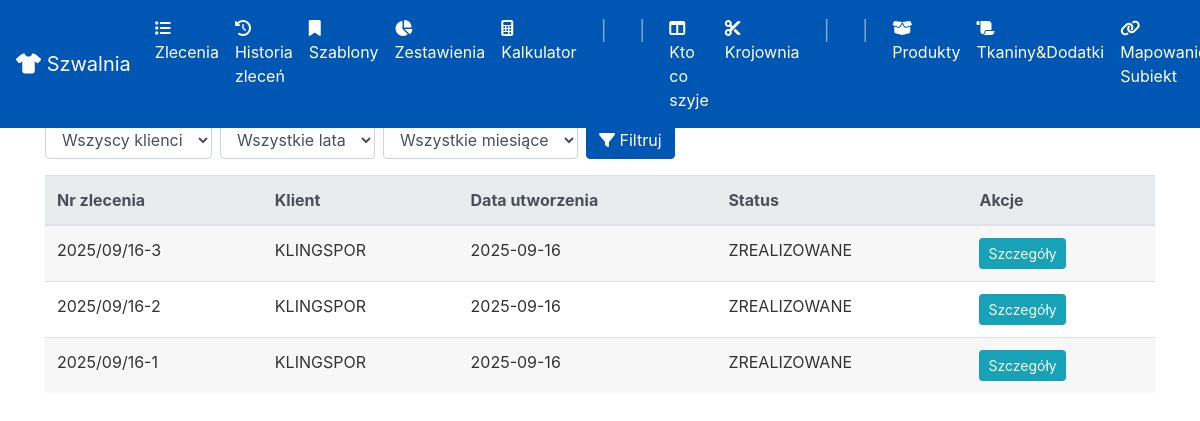
Before: /orders/history with the older database file.
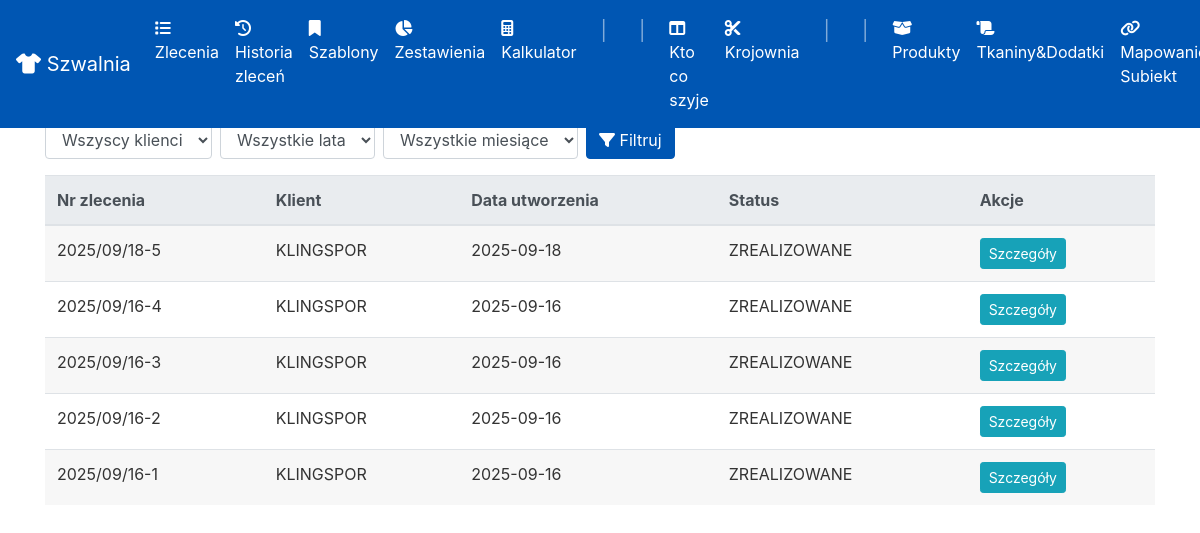
After: the same page with the newer database file.
### app/models.py (models this page shows, shortened)
class Order(db.Model):
    id = db.Column(db.Integer, primary_key=True)
    order_code = db.Column(db.String(50), nullable=True)
    client_id = db.Column(db.Integer, db.ForeignKey('client.id'), nullable=False)
    description = db.Column(db.Text, nullable=False)
    login_info = db.Column(db.Text, nullable=True)
    deadline = db.Column(db.Date, nullable=False)
    status = db.Column(db.String(50), nullable=False, default='NOWE')
    zlecajacy = db.Column(db.String(50), nullable=False)
    created_at = db.Column(db.DateTime, default=datetime.utcnow)
    fabrics = db.relationship('OrderFabric', backref='order', cascade="all, delete-orphan")
    assigned_team = db.Column(db.String(50), nullable=True)
    cutting_table = db.Column(db.String(50), nullable=True)
    team1_completed = db.Column(db.Boolean, default=False, nullable=False)
    team2_completed = db.Column(db.Boolean, default=False, nullable=False)
    cutting_started_at = db.Column(db.DateTime, nullable=True)
    cutting_finished_at = db.Column(db.DateTime, nullable=True)
    sewing_started_at = db.Column(db.DateTime, nullable=True)
    sewing_finished_at = db.Column(db.DateTime, nullable=True)
    order_items = db.relationship('OrderItem', backref='order', lazy=True, cascade="all, delete-orphan")
    attachments = db.relationship('Attachment', backref='order', lazy=True, cascade="all, delete-orphan")
    materials_used = db.relationship('MaterialUsage', backref='order', cascade="all, delete-orphan")

class Client(db.Model):
    id = db.Column(db.Integer, primary_key=True)
    name = db.Column(db.String(100), nullable=False, unique=True)
    orders = db.relationship('Order', backref='client', lazy=True)

### app/routes.py (the view)
@app.route('/orders/history')
def orders_history():
    client_filter = request.args.get('client', '').strip().upper()
    year_filter = request.args.get('year', '')
    month_filter = request.args.get('month', '')
    orders_query = Order.query.join(Client).filter(Order.status == 'ZREALIZOWANE')
    if client_filter:
        orders_query = orders_query.filter(Client.name == client_filter)
    if year_filter:
        orders_query = orders_query.filter(extract('year', Order.created_at) == int(year_filter))
    if month_filter:
        orders_query = orders_query.filter(extract('month', Order.created_at) == int(month_filter))
    all_orders = orders_query.order_by(Order.created_at.desc()).all()
    years_query = db.session.query(extract('year', Order.created_at)).distinct().all()
    years = sorted({int(y[0]) for y in years_query})
    clients = Client.query.order_by(Client.name).all()
    return render_template('orders_history.html',
                           orders=all_orders,
                           clients=clients,
                           years=years)

### app/routes.py (called while the page is built)
@app.context_processor
def inject_in_progress_orders():
    all_in_progress = Order.query.filter_by(status='W REALIZACJI').order_by(Order.deadline).all()
    krojownia_orders = []
    szwalnia_orders = []
    for order in all_in_progress:
        order.total_quantity = sum(item.quantity for item in order.order_items)
        if order.cutting_table == 'skrojone' and order.assigned_team is not None:
            szwalnia_orders.append(order)
        elif order.cutting_table is not None and order.cutting_table != 'skrojone':
            krojownia_orders.append(order)
    return dict(krojownia_in_progress=krojownia_orders, szwalnia_in_progress=szwalnia_orders)

### app/templates/orders_history.html (shortened to what this page needs)
{% extends "base.html" %}
{% block content %}
<h2> Historia Zleceń</h2>
<form method="GET" class="form-inline mb-3">
    <select name="client" class="form-control mr-2">
        <option value="">Wszyscy klienci</option>
    </select>
    <select name="year" class="form-control mr-2">
        <option value="">Wszystkie lata</option>
    </select>
    <select name="month" class="form-control mr-2">
        <option value="">Wszystkie miesiące</option>
    </select>
    <button type="submit" class="btn btn-primary"><i class="fas fa-filter"></i> Filtruj</button>
</form>
<div class="table-responsive">
    <table class="table table-striped table-hover">
        <thead class="thead-light">
            <tr>
                <th>Nr zlecenia</th>
                <th>Klient</th>
                <th>Data utworzenia</th>
                <th>Status</th>
                <th>Akcje</th>
            </tr>
        </thead>
        <tbody>
            {% for order in orders %}
            <tr>
                <td>{{ order.order_code }}</td>
                <td>{{ order.client.name }}</td>
                <td>{{ order.created_at.strftime('%Y-%m-%d') }}</td>
                <td>{{ order.status }}</td>
                <td>
                    <a href="{{ url_for('order_detail', order_id=order.id) }}" class="btn btn-sm btn-info">Szczegóły</a>
                </td>
            </tr>
            {% else %}
            <tr>
                <td colspan="5" class="text-center">Brak zleceń do wyświetlenia.</td>
            </tr>
            {% endfor %}
        </tbody>
    </table>
</div>
{% endblock %}

### app/templates/base.html (shortened to what this page needs)
<!DOCTYPE html>
<html lang="pl">
<head>
    <link rel="stylesheet" href="https://maxcdn.bootstrapcdn.com/bootstrap/4.0.0/css/bootstrap.min.css">
    <link href="https://cdnjs.cloudflare.com/ajax/libs/font-awesome/6.4.0/css/all.min.css" rel="stylesheet">
</head>
<body>
<nav class="navbar navbar-expand-lg navbar-dark fixed-top" style="background-color: #0056b3;">
    <a class="navbar-brand" href="{{ url_for('orders_list') }}">
        <i class="fas fa-tshirt"></i> Szwalnia
    </a>
    <div class="collapse navbar-collapse" id="navbarNav">
        <ul class="navbar-nav mr-auto">
            <li class="nav-item">
                <a class="nav-link" href="{{ url_for('orders_list') }}">
                    <i class="fas fa-list"></i> Zlecenia
                </a>
            </li>
            <li class="nav-item">
                <a class="nav-link" href="{{ url_for('orders_history') }}"><i class="fas fa-history"></i> Historia zleceń</a>
            </li>
            <li class="nav-item">
                <a class="nav-link" href="{{ url_for('order_templates') }}">
                    <i class="fas fa-bookmark"></i> Szablony
                </a>
            </li>
            <li class="nav-item">
                <a class="nav-link" href="{{ url_for('reports') }}">
                    <i class="fas fa-chart-pie"></i> Zestawienia
                </a>
            </li>
            <li class="nav-item">
                <a class="nav-link" href="{{ url_for('calculator') }}">
                    <i class="fas fa-calculator"></i> Kalkulator
                </a>
            </li>
                <li class="nav-item">
                <span class="navbar-text mx-3" style="font-size: 1.2rem;">|</span>
            </li>
            <li class="nav-item">
                <li class="nav-item">
                <span class="navbar-text mx-3" style="font-size: 1.2rem;">|</span>
            </li>
            <li class="nav-item">
                <a class="nav-link" href="{{ url_for('kanban') }}">
                    <i class="fas fa-table-columns"></i> Kto co szyje
                </a>
            </li>
            <li class="nav-item">
                <a class="nav-link" href="{{ url_for('krojownia') }}">
                    <i class="fas fa-scissors"></i> Krojownia
                </a>
            </li>
            <li class="nav-item">
                <span class="navbar-text mx-3" style="font-size: 1.2rem;">|</span>
            </li>
            <li class="nav-item">
                <span class="navbar-text mx-3" style="font-size: 1.2rem;">|</span>
            </li>
            <li class="nav-item">
                <a class="nav-link" href="{{ url_for('products_list') }}">
                    <i class="fas fa-box-open"></i> Produkty
                </a>
            </li>
            <li class="nav-item">
                <a class="nav-link" href="{{ url_for('materials_management') }}">
                    <i class="fas fa-scroll"></i> Tkaniny&Dodatki
                </a>
            </li>
            <li class="nav-item">
                <a class="nav-link" href="{{ url_for('subiekt_mapping') }}">
                    <i class="fas fa-link"></i> Mapowanie Subiekt
                </a>
            </li>
        </ul>
    </div>
</nav>
<div class="container" style="margin-top:75px;">
    {% block content %}{% endblock %}
</div>
</body>
</html>

Changed rows visible on the page:
added Order: order_code "2025/09/18-5", client.name "KLINGSPOR", created_at "2025-09-18", status "ZREALIZOWANE"
now on this page (row edited): Order: order_code "2025/09/16-4", client.name "KLINGSPOR", created_at "2025-09-16", status "ZREALIZOWANE"
